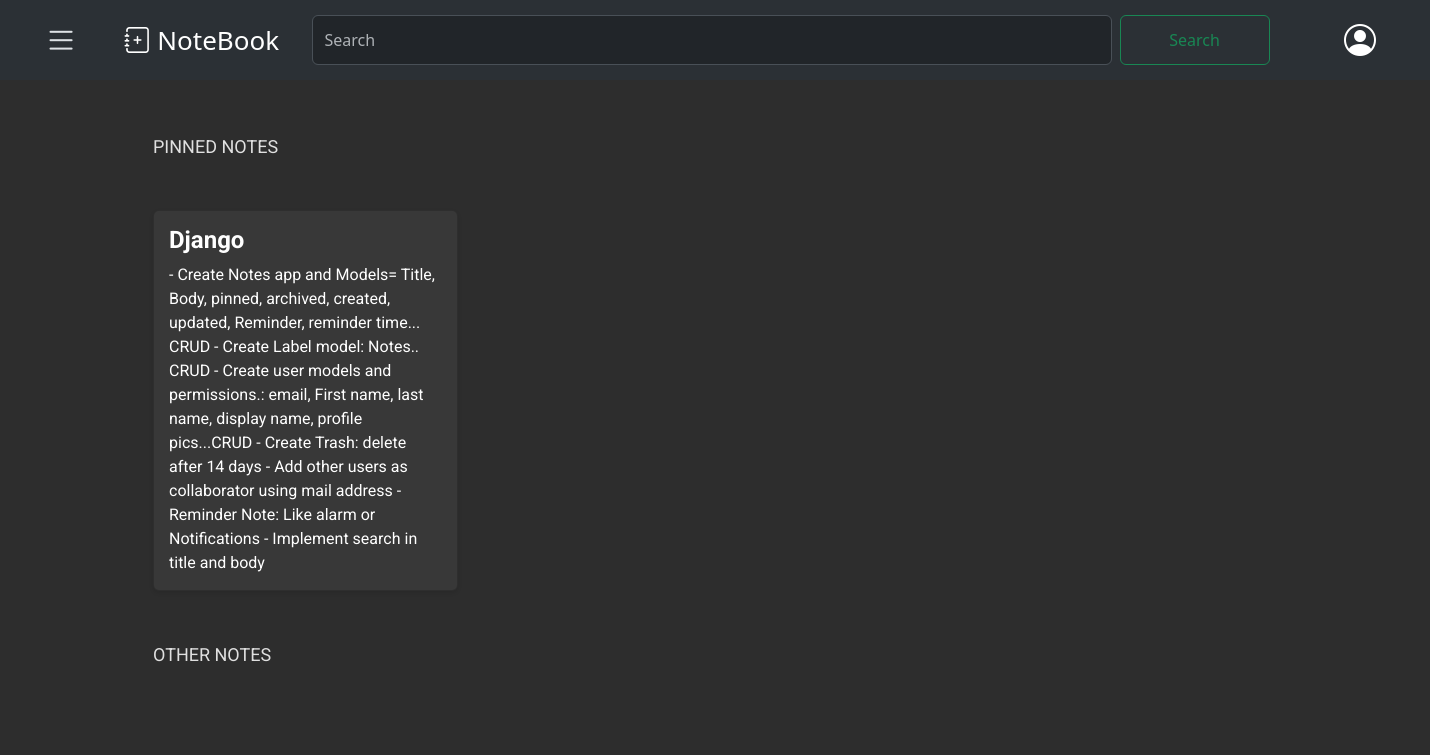
The page /notes/archived/ on the database as committed earlier.
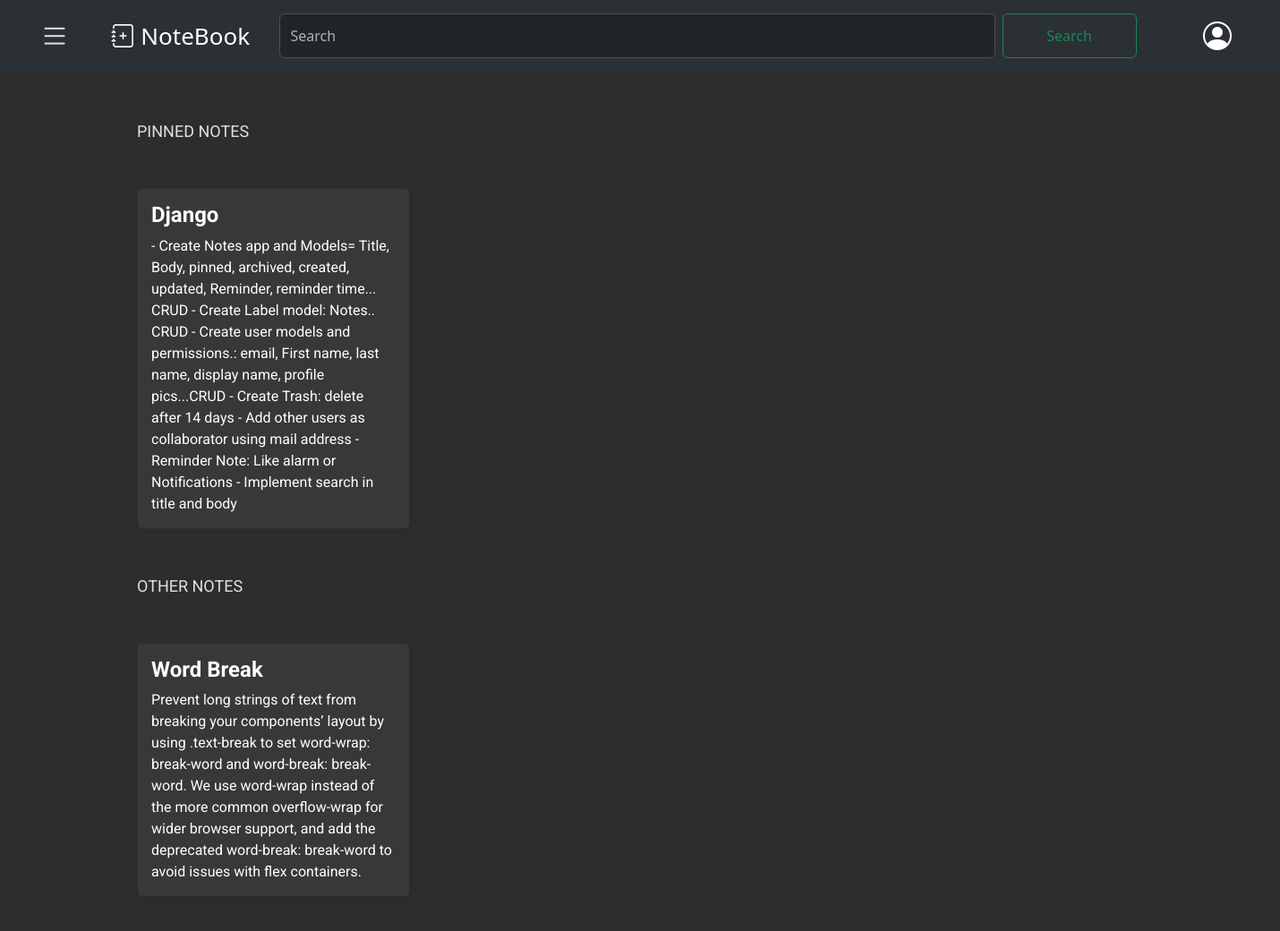
The same page on the database as committed later.
### notes/models.py (models this page shows, shortened)
class Note(models.Model):
    title= models.CharField(max_length=100, null=False)
    body= models.TextField()
    label= models.ForeignKey(Label, on_delete=models.SET_NULL, related_name="notes", blank=True, null=True)
    archived= models.BooleanField(default=False)
    pinned= models.BooleanField(default= False)
    created = models.DateTimeField(auto_now_add= True)
    updated= models.DateTimeField(auto_now=True)
    class Meta:
        ordering= ['-updated']
        indexes= [
            models.Index(fields=["-updated"])
        ]
        verbose_name = "Note"
        verbose_name_plural= "Notes"

### notes/views.py (the view)
# urls.py: path('archived/', views.archived_list, name='archived_notes')
def archived_list(request):
    archived_notes= Note.objects.filter(Q(pinned=True,archived=True) | Q(pinned=False, archived=True))
    context= { 'archived_notes':archived_notes,
              }
    return render(request,
                  'notes/archived/list.html',
                  context)

### notes/templates/notes/archived/list.html (shortened to what this page needs)
{% extends "notes/base.html" %}
{% block content %}
<p class="text-capitalize">PINNED NOTES</p>
<div class="card-container">
    {% for note in archived_notes %}
        {% if note.archived and note.pinned %}
        <div class="card">
            <a href="" class="note-link">
                <h5 class="card-title">{{ note.title }}</h5>
                <p class="card-text">{{ note.body|truncatechars:650 }}</p>
            </a>
        </div>
        {% endif %}
    {% endfor %}
</div>
<p class="text-capitalize">OTHER NOTES</p>
<div class="card-container">
    {% for note in archived_notes %}
        {% if note.archived and not note.pinned %}
        <div class="card">
            <a href="" class="note-link">
                <h5 class="card-title">{{ note.title }}</h5>
                <p class="card-text">{{ note.body|truncatechars:650 }}</p>
            </a>
        </div>
        {% endif %}
    {% endfor %}
</div>
{% endblock %}

Rows that differ between the two databases and show on the page:
now on this page (row edited): Note: title "Word Break", body "Prevent long strings of text from breaking your components’ layout by using .text-break to set word-wrap: break-word and word-break: break-word. We use word-wrap instead of the more common overflow-wrap for wider browser support, and add the deprecated word-break: break-word to avoid issues with flex containers."
